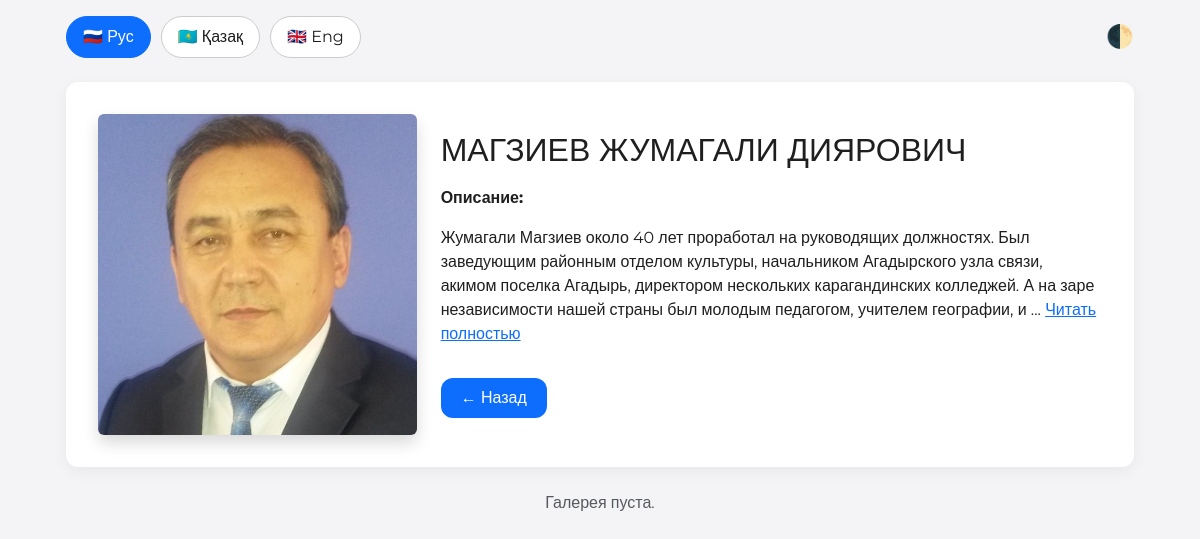
The app's page /details/director_detail.php?id=26&lang=ru with its own data.
### tables this page shows
CREATE TABLE `directors` (
  `id` int NOT NULL,
  `name` varchar(255) NOT NULL,
  `biography` text,
  `photo` varchar(255) DEFAULT NULL,
  `created_at` timestamp NULL DEFAULT CURRENT_TIMESTAMP,
  `gallery` text,
  `name_ru` varchar(255) DEFAULT NULL,
  `name_kz` varchar(255) DEFAULT NULL,
  `name_en` varchar(255) DEFAULT NULL,
  `biography_ru` text,
  `biography_kz` text,
  `biography_en` text
);

### details/director_detail.php (the view, shortened to what this page needs)
<?php
require '../config.php';
$director_id = $_GET['id'] ?? 0;
$lang = $_GET['lang'] ?? 'ru';
$stmt = mysqli_prepare($conn, "SELECT * FROM directors WHERE id = ?");
mysqli_stmt_bind_param($stmt, "i", $director_id);
mysqli_stmt_execute($stmt);
$result = mysqli_stmt_get_result($stmt);
$director = mysqli_fetch_assoc($result);
$name_field = "name_" . $lang;
$bio_field = "biography_" . $lang;
$name = $director[$name_field] ?? $director['name_ru'];
$biography = htmlspecialchars($director[$bio_field] ?? $director['biography_ru']);
$gallery = $director['gallery'] ? explode(",", $director['gallery']) : [];
$short_bio = (mb_strlen($biography) > 300) ? mb_substr($biography, 0, 300) . '...' : $biography;
?>
<!DOCTYPE html>
<html lang="<?= $lang ?>">
<head>
    <link href="https://cdn.jsdelivr.net/npm/bootstrap@5.3.0/dist/css/bootstrap.min.css" rel="stylesheet">
</head>
<body>
    <div class="container">
        <div class="header">
            <div class="language-switcher">
                <a href="?id=<?= $director_id ?>&lang=ru" class="<?= $lang == 'ru' ? 'active' : '' ?>">🇷🇺 Рус</a>
                <a href="?id=<?= $director_id ?>&lang=kz" class="<?= $lang == 'kz' ? 'active' : '' ?>">🇰🇿 Қазақ</a>
                <a href="?id=<?= $director_id ?>&lang=en" class="<?= $lang == 'en' ? 'active' : '' ?>">🇬🇧 Eng</a>
            </div>
            <span class="theme-toggle" onclick="toggleTheme()">🌓</span>
        </div>
        <div class="card-style mb-4">
            <div class="row g-4 align-items-center">
                <div class="col-md-4 text-center">
                    <img src="../admin/directors/assets/images/<?= htmlspecialchars($director['photo']) ?>" alt="Фото: <?= htmlspecialchars($name) ?>" class="img-fluid rounded shadow">
                </div>
                <div class="col-md-8">
                    <h2 class="mb-3"><?= htmlspecialchars($name) ?></h2>
                    <p><strong><?= $lang == 'kz' ? 'Сипаттамасы:' : ($lang == 'en' ? 'Description:' : 'Описание:') ?></strong></p>
                    <p><?= nl2br($short_bio) ?>
                        <?php if (mb_strlen($biography) > 300): ?>
                            <a href="#" data-bs-toggle="modal" data-bs-target="#bioModal" class="text-primary">
                                <?= $lang == 'kz' ? 'Толық оқу' : ($lang == 'en' ? 'Read more' : 'Читать полностью') ?>
                            </a>
                        <?php endif; ?>
                    </p>
                    <a href="../pages/directors.php?lang=<?= $lang ?>" class="back mt-3 d-inline-block">← <?= $lang == 'kz' ? 'Артқа' : ($lang == 'en' ? 'Back' : 'Назад') ?></a>
                </div>
            </div>
        </div>
        <?php if (!empty($gallery)) : ?>
            <h3 class="text-center"><?= $lang == 'kz' ? 'Галерея' : ($lang == 'en' ? 'Gallery' : 'Галерея') ?></h3>
            <div class="gallery-grid">
                <?php foreach ($gallery as $image) : ?>
                    <img src="../admin/directors/assets/images/<?= htmlspecialchars(trim($image)) ?>" alt="Gallery image">
                <?php endforeach; ?>
            </div>
        <?php else : ?>
            <p class="text-center text-muted mt-3">
                <?= $lang == 'kz' ? 'Галерея бос.' : ($lang == 'en' ? 'Gallery is empty.' : 'Галерея пуста.') ?>
            </p>
        <?php endif; ?>
    </div>
</body>
</html>

### details/director_detail.php (style rules this page uses)
:root { --bg-color: #f4f4f7; --card-bg: #fff; --text-color: #1f1f1f; --primary: #0d6efd; --shadow: 0 4px 16px rgba(0, 0, 0, 0.05); --radius: 12px; }
body { margin: 0; background-color: var(--bg-color); color: var(--text-color); font-family: 'Montserrat', sans-serif; transition: all 0.3s ease; }
.container { max-width: 1100px; margin: auto; padding: 1rem; }
.header { display: flex; justify-content: space-between; align-items: center; flex-wrap: wrap; margin-bottom: 1.5rem; }
.language-switcher { display: flex; gap: 10px; }
.language-switcher a { padding: 8px 16px; border-radius: 999px; border: 1px solid #ccc; text-decoration: none; background-color: var(--card-bg); color: var(--text-color); transition: 0.3s; }
.language-switcher a:hover, .language-switcher a.active { background-color: var(--primary); color: #fff; border-color: var(--primary); }
.theme-toggle { cursor: pointer; font-size: 1.4rem; margin-left: 1rem; }
.card-style { background-color: var(--card-bg); padding: 2rem; border-radius: var(--radius); box-shadow: var(--shadow); }
.back { text-decoration: none; font-weight: 500; background-color: var(--primary); color: white; padding: 8px 20px; border-radius: var(--radius); transition: 0.3s; }

### records on screen
directors: photo (picture), name_ru "МАГЗИЕВ ЖУМАГАЛИ ДИЯРОВИЧ", biography_ru "Жумагали Магзиев около 40 лет проработал на руководящих должностях. Был заведующим районным отделом культуры, начальником Агадырского узла связи, акимом поселка Агадырь, директором нескольких карагандинских колледжей. А на заре независимости нашей страны был молодым педагогом, учителем географии, и ..."
